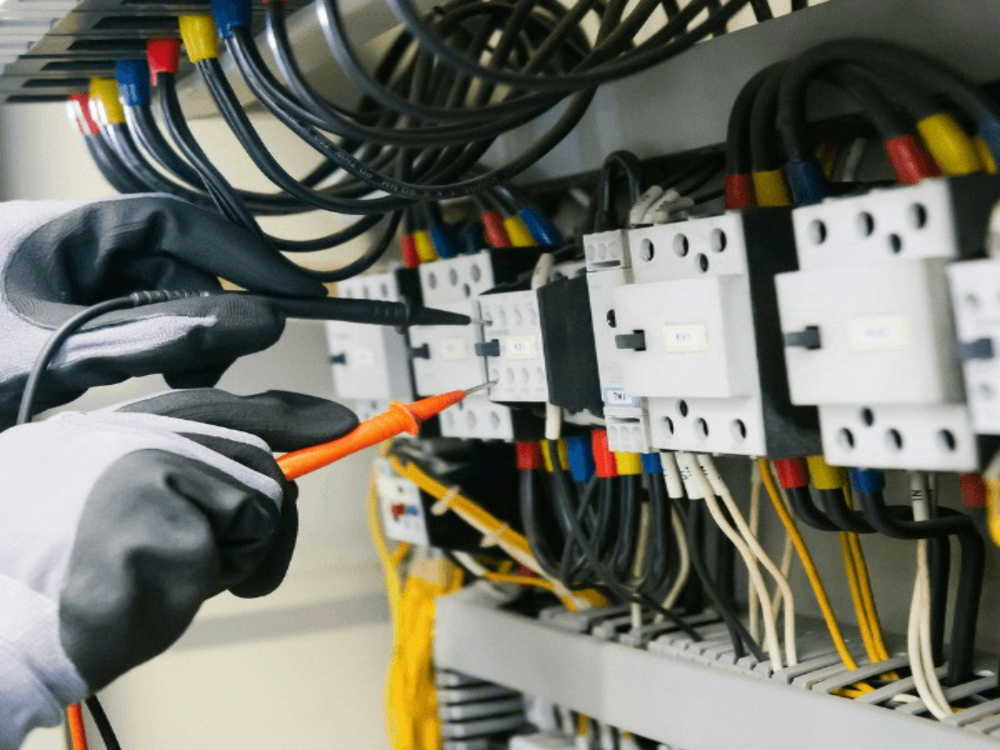
#> input picture assets/images/toolmash-expo-PkHf7BUWbtk-unsplash.jpg, 4000 x 3000 px (shown at 1/4 size)
$ python process-images.py
#> lines starting #> are read from the running program, lines starting #| are printed output that depends on the picture
"""Create production WebP derivatives from immutable source photography.

Run from the project root. The role map below is deliberately small; add a new
role only when an image has a defined layout use. Pillow is the only build-time
dependency and is not required to serve the site.
"""

from pathlib import Path
from PIL import Image, ImageOps

ROOT = Path(__file__).resolve().parents[1]
SOURCE = ROOT / "assets" / "images"
OUTPUT = ROOT / "assets" / "optimized" / "images"

ROLES = {
    "hero-electrical": ("toolmash-expo-PkHf7BUWbtk-unsplash.jpg", (4, 3), [720, 1200, 1600]),
    "panel-detail": ("bruno-guerrero-hP0yzStvp-M-unsplash.jpg", (4, 3), [640, 960, 1440]),
    "diagnostics": ("hobi-industri-NLBJ2I0lNr4-unsplash.jpg", (4, 3), [640, 960, 1440]),
    "thermal-camera": ("jakub-zerdzicki-B1Mx8T3odhI-unsplash.jpg", (4, 3), [640, 960, 1440]),
    "thermal-display": ("dlxmedia-hu-QZBbjCouORc-unsplash.jpg", (3, 2), [720, 1200, 1800]),
    "worker-ladder": ("david-cain-TVPI5pHpNFw-unsplash.jpg", (4, 5), [560, 880, 1200]),
    "finished-lighting": ("erol-ahmed-yP_8zvXWd_c-unsplash.jpg", (3, 2), [720, 1200, 1800]),
    "thermal-operator": ("rene-ranisch-9P9R1s7MSuI-unsplash.jpg", (4, 3), [640, 960, 1440]),
    "thermal-scene": ("jose-matute-azTe7kD3SJk-unsplash.jpg", (4, 3), [640, 960, 1440]),
    "contact-lighting": ("vnwayne-fan-Pgr4KaSevvs-unsplash.jpg", (3, 2), [720, 1200, 1800]),
}


def save_role(role: str, filename: str, ratio: tuple[int, int], widths: list[int]) -> None:
#> called with role = 'hero-electrical', filename = 'toolmash-expo-PkHf7BUWbtk-unsplash.jpg', ratio = (4, 3)
    with Image.open(SOURCE / filename) as original:
#> original is the input picture: PIL image 4000x3000 RGB; mean R, G, B 118.1, 118.6, 108.7
        image = ImageOps.exif_transpose(original).convert("RGB")
        source_ratio = image.width / image.height
#> source_ratio = 1.33
        target_ratio = ratio[0] / ratio[1]
        if source_ratio > target_ratio:
            crop_width = round(image.height * target_ratio)
            left = (image.width - crop_width) // 2
            crop = image.crop((left, 0, left + crop_width, image.height))
        else:
            crop_height = round(image.width / target_ratio)
#> crop_height = 3000
            top = (image.height - crop_height) // 2
#> top = 0
            crop = image.crop((0, top, image.width, top + crop_height))

        for width in widths:
            if width > crop.width:
                continue
            height = round(width * ratio[1] / ratio[0])
            resized = crop.resize((width, height), Image.Resampling.LANCZOS)
            resized.save(OUTPUT / f"{role}-{width}.webp", "WEBP", quality=82, method=6)
#> this loop made 3 passes
#> pass 1, in save_role, `resized = crop.resize((width, height), Image.Resampling.LANCZOS)`:
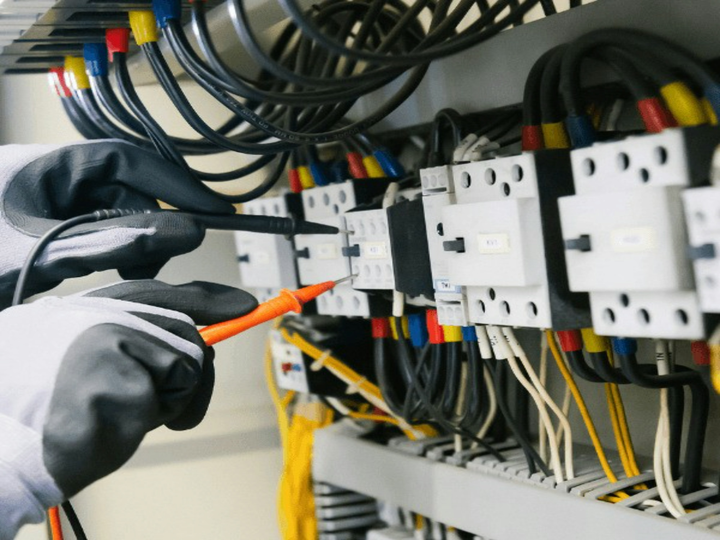
#> resized: PIL image 720x540 RGB; mean R, G, B 118.1, 118.6, 108.7


def save_logo() -> None:
    source = SOURCE / "logo" / "service_electric_logo_original.jpg"
    with Image.open(source) as original:
        image = ImageOps.exif_transpose(original).convert("RGB")
        # Crop only surrounding blank paper; never reshape, redraw, or trace artwork.
        gray = image.convert("L")
        mask = gray.point(lambda px: 255 if px < 244 else 0)
        bbox = mask.getbbox()
        if not bbox:
            raise RuntimeError("Logo artwork was not detected")
        pad = 28
        bbox = (
            max(0, bbox[0] - pad), max(0, bbox[1] - pad),
            min(image.width, bbox[2] + pad), min(image.height, bbox[3] + pad),
        )
        crop = image.crop(bbox)
        for width in (160, 320, 640, 960):
            if width > crop.width:
                continue
            height = round(width * crop.height / crop.width)
            resized = crop.resize((width, height), Image.Resampling.LANCZOS)
            resized.save(OUTPUT / f"service-electric-logo-{width}.webp", "WEBP", quality=90, method=6)


if __name__ == "__main__":
    OUTPUT.mkdir(parents=True, exist_ok=True)
    for role_name, (source_name, aspect_ratio, output_widths) in ROLES.items():
        save_role(role_name, source_name, aspect_ratio, output_widths)
#> pass 2 of the loop `for role_name, (source_name, aspect_ratio, output_widths) in ROLES.ite..`:
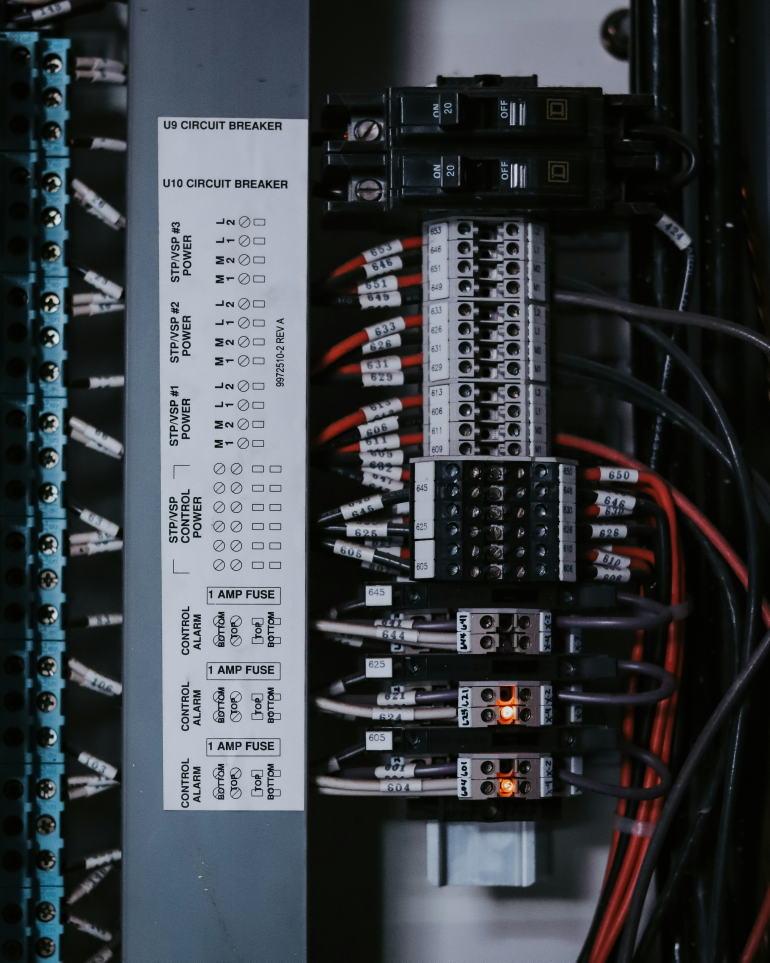
#> input picture assets/images/bruno-guerrero-hP0yzStvp-M-unsplash.jpg, 3849 x 4811 px (shown at 1/5 size)
#> in save_role, original is the input picture: PIL image 3849x4811 RGB; mean R, G, B 60.3, 64.7, 69.4
#> in save_role (call 2), `crop = image.crop((0, top, image.width, top + crop_height))`:
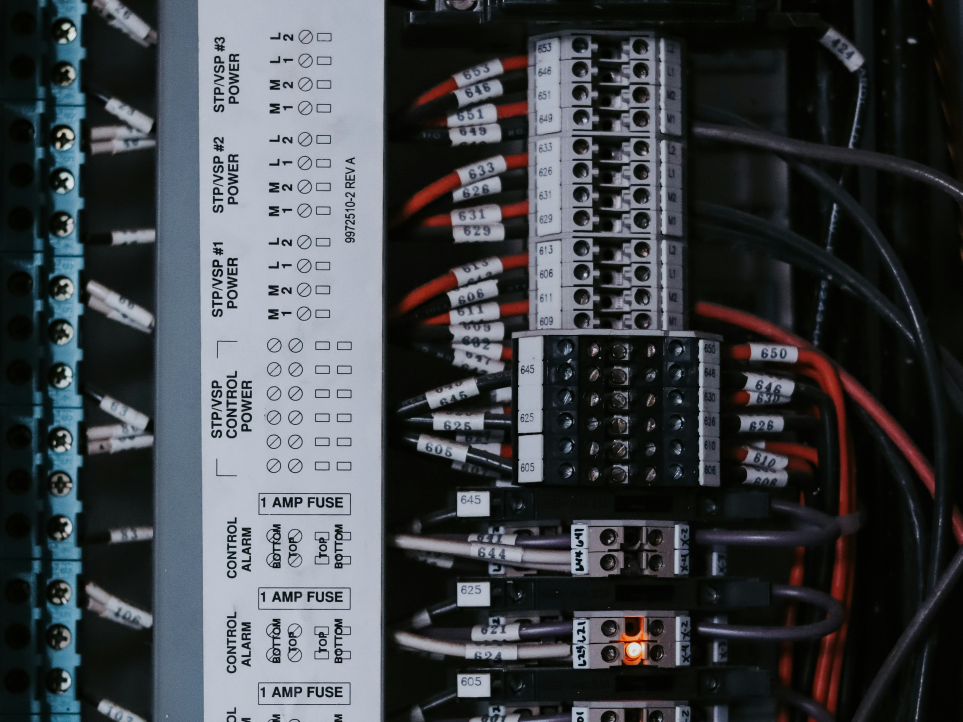
#> crop: PIL image 3849x2887 RGB (shown at 1/4 size); mean R, G, B 65.2, 68.7, 72.8
#> the loop in save_role (call 2), `for width in widths:` made 3 passes
#> pass 1, in save_role (call 2), `resized = crop.resize((width, height), Image.Resampling.LANCZOS)`:
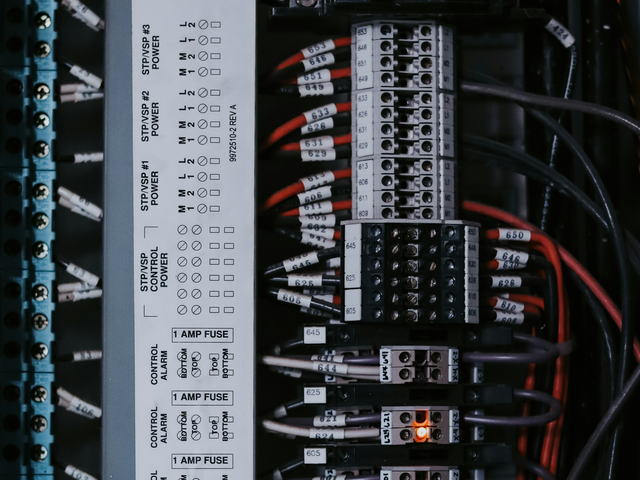
#> resized: PIL image 640x480 RGB; mean R, G, B 65.2, 68.7, 72.9
#> pass 3 of the loop `for role_name, (source_name, aspect_ratio, output_widths) in ROLES.ite..`:
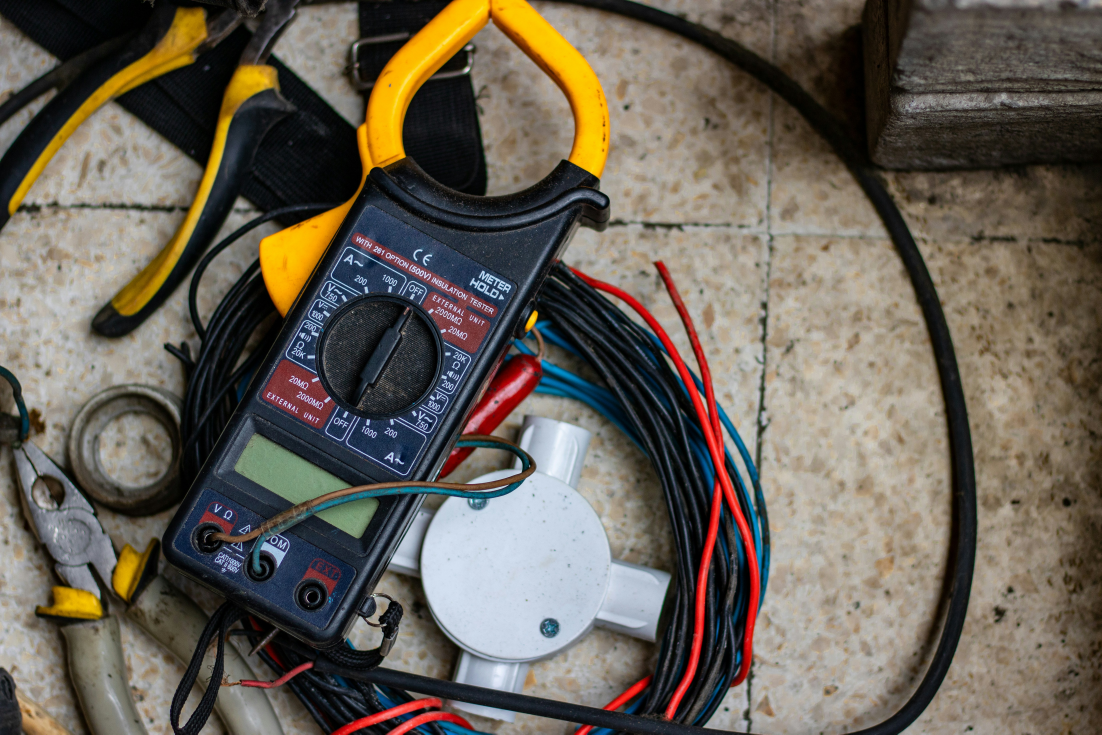
#> input picture assets/images/hobi-industri-NLBJ2I0lNr4-unsplash.jpg, 5508 x 3672 px (shown at 1/5 size)
#> in save_role, original is the input picture: PIL image 5508x3672 RGB; mean R, G, B 104.2, 96.7, 85.9
#> in save_role (call 3), `crop = image.crop((left, 0, left + crop_width, image.height))`:
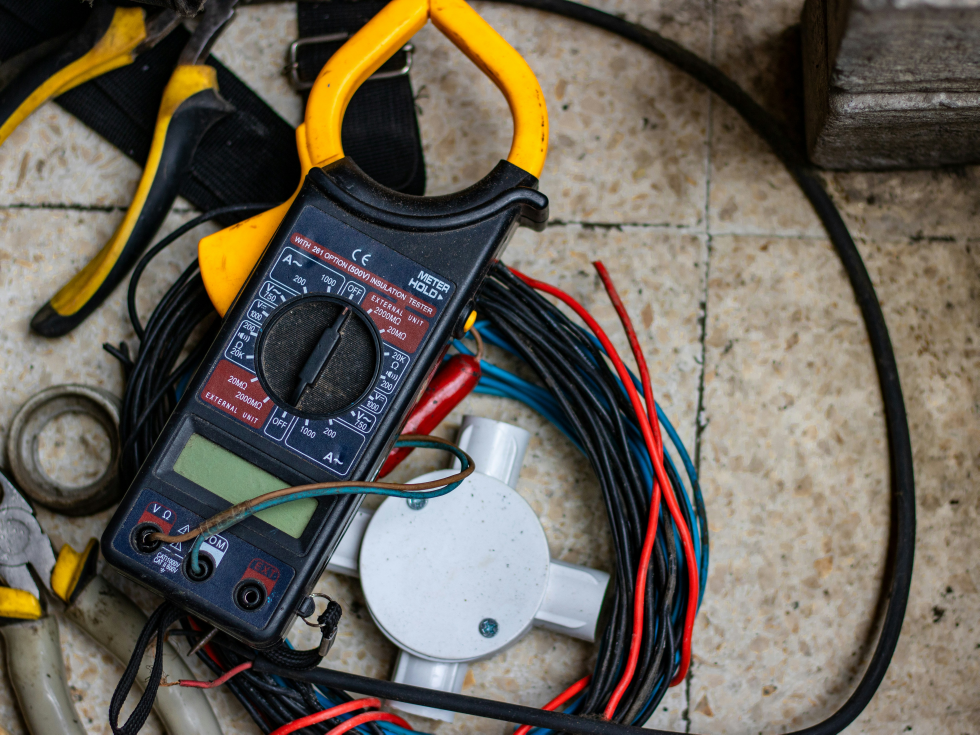
#> crop: PIL image 4896x3672 RGB (shown at 1/5 size); mean R, G, B 104.7, 97.3, 86.7
#> the loop in save_role (call 3), `for width in widths:` made 3 passes
#> pass 1, in save_role (call 3), `resized = crop.resize((width, height), Image.Resampling.LANCZOS)`:
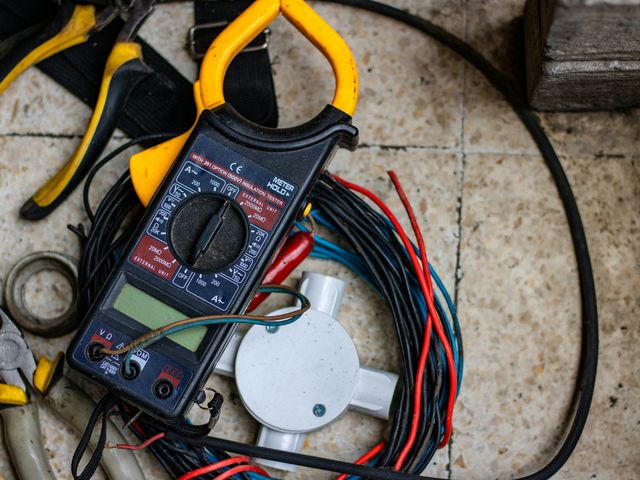
#> resized: PIL image 640x480 RGB; mean R, G, B 104.7, 97.3, 86.7
#> (the run stopped early here; a loop or call above may not have finished)
